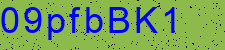
#> input picture captchas/09pfbBK1.png, 225 x 50 px, found by its file name; its folder holds only this picture in this run
$ python accuracy.py
#> lines starting #> are read from the running program, lines starting #| are printed output that depends on the picture; after the words box and inside, x2 and y2 are one past the last pixel; in counts of white or black regions, pixels touching at a corner belong together
import pytesseract
from PIL import Image, ImageDraw, ImageFont
import cv2 as cv
from matplotlib import pyplot as plt
import os

pytesseract.pytesseract.tesseract_cmd = r'/usr/local/Cellar/tesseract/5.3.0_1/bin/tesseract'

dir_path = r'/Users/vincentpedersen/Desktop/CAPTCHA/captchas'

res = []
normal_accuracy = []
gaussian_accuracy = []

for path in os.listdir(dir_path):
    if os.path.isfile(os.path.join(dir_path, path)):
        res.append(path)

for path in os.listdir(dir_path):
    if os.path.isfile(os.path.join(dir_path, path)):
        res.append(path)

normalAmtCorrect = 0
gaussianThrsAmtCorrect = 0
th4 = []
for i in res:
    image = Image.open(dir_path + "/" + i)
#> image is the input picture: PIL image 225x50 RGB; mean R, G, B 118.9, 158.8, 97.8
    img = cv.imread(dir_path + "/" + i, cv.IMREAD_GRAYSCALE)
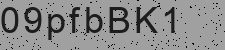
#> img: shape (50, 225); min 0, max 160, mean 139.6

    print(i)
    img = cv.GaussianBlur(img,(3,3),0)
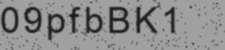
#> img: shape (50, 225); min 29, max 160, mean 139.6
    _, img = cv.threshold(img,0,255,cv.THRESH_BINARY+cv.THRESH_OTSU)
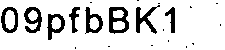
#> img: shape (50, 225); 84.6% white; 21 black regions (13 under 20 px), largest, box (x1, y1, x2, y2) and area: (109, 7, 129, 34) 304, (136, 5, 160, 34) 257, (24, 7, 42, 33) 245

#> (the run stopped early here; a loop or call above may not have finished)
